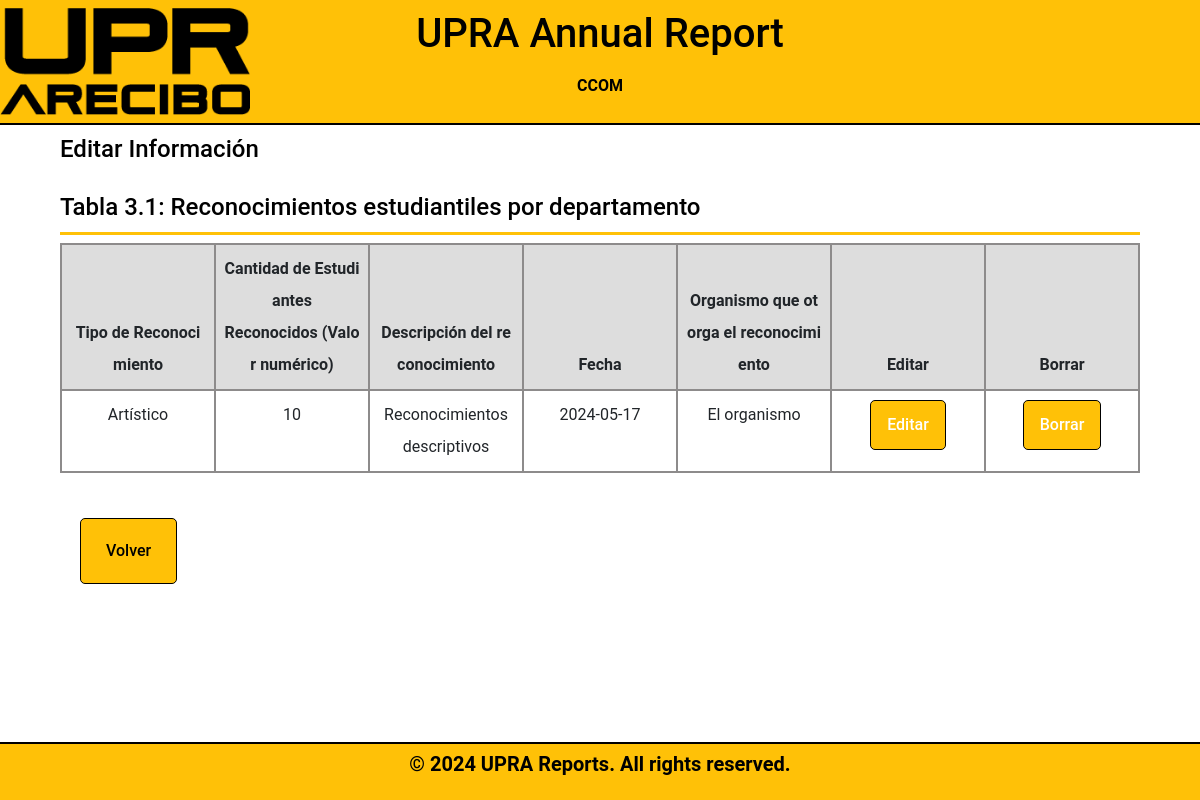
The app's page /meta-3/tabla3.1_display.php (signed in), older data.
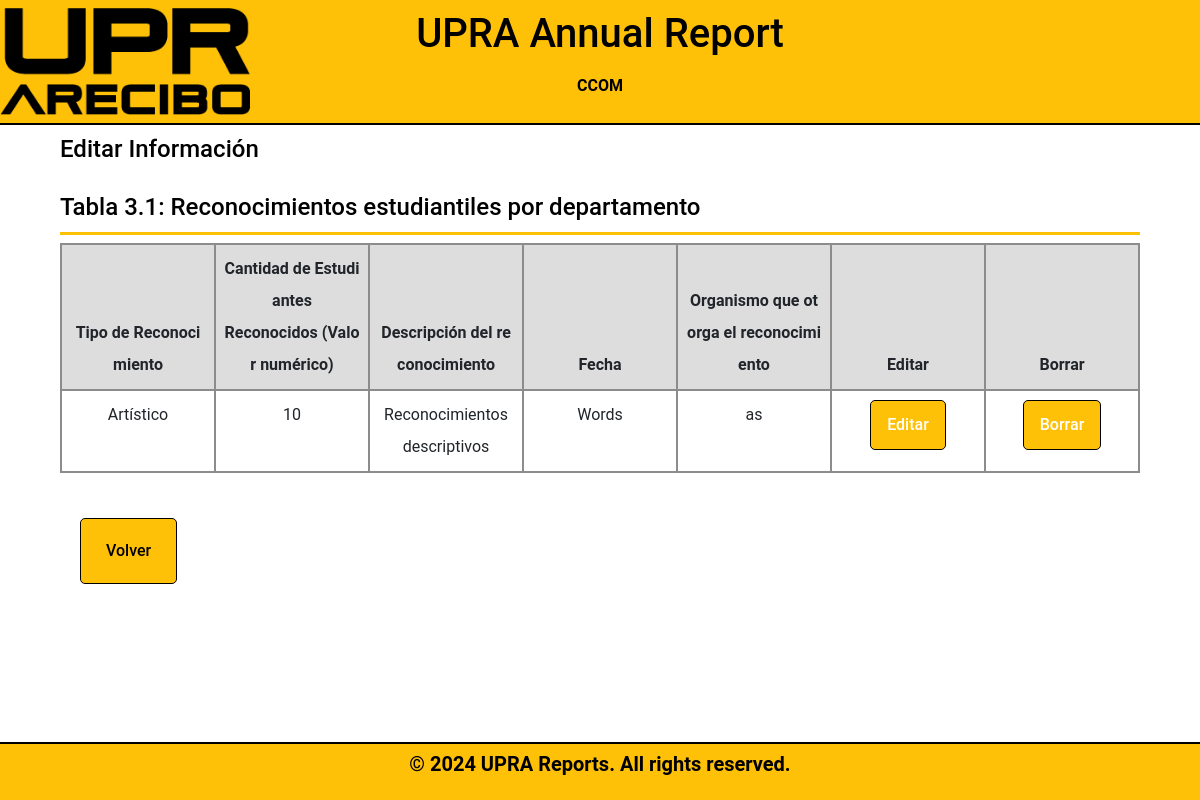
The same page, newer data.
### tables this page shows
CREATE TABLE `table31` (
  `table31ID` int(11) NOT NULL,
  `DepartmentID` int(11) DEFAULT NULL,
  `year` int(4) DEFAULT NULL,
  `field1` varchar(100) DEFAULT NULL,
  `field2` varchar(100) DEFAULT NULL,
  `field3` varchar(100) DEFAULT NULL,
  `field4` varchar(100) DEFAULT NULL,
  `field5` varchar(50) DEFAULT NULL
);

### meta-3/tabla3.1_display.php (the view, shortened to what this page needs)
<?php
    include_once "db_info.php";
if (isset($_SESSION['DepartmentID'])) {
    $departmentID = $_SESSION['DepartmentID'];
    $sql = "SELECT DepartmentName FROM departamento WHERE DepartmentID = ?";
    $stmt = $conn->prepare($sql);
    $stmt->bind_param("i", $departmentID);
    $stmt->execute();
    $result = $stmt->get_result();
    $department = $result->fetch_assoc();
}
$year = date("Y");
?>
<!DOCTYPE html>
<html lang="en">
  <head>
    <link rel="stylesheet" href="../fonts/icomoon/style.css">
    <link rel="stylesheet" href="../css/owl.carousel.min.css">
    <link rel="stylesheet" href="../css/bootstrap.min.css">
    <link rel="stylesheet" href="../css/style.css">
    <link rel="stylesheet" href="../css/style-sidemenu.css">
    <link rel="stylesheet" href="https://code.jquery.com/ui/1.12.1/themes/base/jquery-ui.css">
</head>
<body>
        <header>
            <h1 class="uprareports">UPRA Annual Report</h1>
            <h2 class="bienvenidosusuario"><?php echo $department['DepartmentName'] ?></h2>
        </header>
<div class="formbold-main-wrapper-edit">
    <div class="formbold-form-wrapper-edit">
    <h4 class="header1">Editar Informaci&oacute;n<br>  <br>Tabla 3.1: Reconocimientos estudiantiles por departamento</h4>
        <table class="table">
          <thead>
            <tr>
              <th scope="col">Tipo&nbsp;de&nbsp;Reconocimiento</th>
              <th scope="col">Cantidad&nbsp;de&nbsp;Estudiantes Reconocidos&nbsp;(Valor&nbsp;numérico)</th>
              <th scope="col">Descripción&nbsp;del&nbsp;reconocimiento</th>
              <th scope="col">Fecha</th>
              <th scope="col">Organismo&nbsp;que&nbsp;otorga&nbsp;el&nbsp;reconocimiento</th>
              <th scope="col">Editar</th>
              <th scope="col">Borrar</th>
            </tr>
          </thead>
          <tbody>
            <?php
            $sql = "SELECT * FROM table31 WHERE DepartmentID = ? AND year = ?";
            $stmt = $conn->prepare($sql);
            $stmt->bind_param("si", $departmentID, $year);
            $stmt->execute();
            $result =$stmt->get_result();
            while ($row = $result->fetch_assoc()) {
                echo "<tr>";
                echo "<td  class='breve-description'>" . $row['field1'] . "</td>";
                echo "<td  class='breve-description'>" . $row['field2'] . "</td>";
                echo "<td  class='breve-description'>" . $row['field3'] . "</td>";
                echo "<td  class='breve-description'>" . $row['field4'] . "</td>";
                echo "<td  class='breve-description'>" . $row['field5'] . "</td>";
                echo "<td><a href='javascript:void(0);' class='edit-btn'>Editar</a></td>";
                echo "<td><a class='delete-btn' href='../meta-3/tabla3.1_delete.php?id=" . $row['table31ID'] . "'>Borrar</a></td>";
                echo "</tr>";
            }
        ?>
          </tbody>
      </table>
            <div class="formbold-main-wrapperDept">
          <a class="underline-button" href="tabla3.1.php">Volver</a>
      </div>
    </div>
  </div>
    <div class="footer-box">
        <p>&copy; 2024 UPRA Reports. All rights reserved.</p>
    </div>
</body>
</html>

Row changes from the older to the newer data that the page shows:
changed table31 "Artístico": field4 "2024-05-17" → "Words"; field5 "El organismo" → "as"
